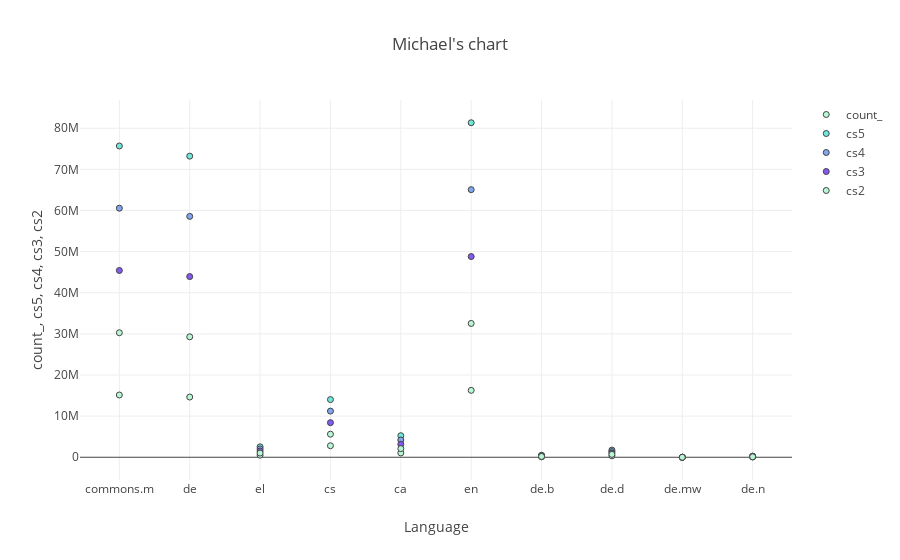

Notebook cell for this chart:
### Markdown cell above
# Kql - render scatterchart

### Code cell
%%kql 
PageViews 
| summarize count() by Language 
//| sort by count_ 
| limit 10
| extend cs5 = count_ * 5
| extend cs4 = count_ * 4
| extend cs3 = count_ * 3
| extend cs2 = count_ * 2
| render scatterchart title="Michael's chart"

### Figure 1 — Plotly figure (JSON) as saved in the notebook; plotly's stock layout.template omitted (floating-point values rounded to 4 significant figures)
{"data": [{"marker": {"color": "rgb(184, 247, 212)", "line": {"width": 1}}, "mode": "markers", "name": "count_", "type": "scatter", "uid": "ee699e", "x": ["commons.m", "de", "el", "cs", "ca", "en", "de.b", "de.d", "de.mw", "de.n"], "y": [15137646, 14641824, 507336, 2804334, 1048386, 16266774, 95190, 347922, 36, 54276]}, {"marker": {"color": "rgb(111, 231, 219)", "line": {"width": 1}}, "mode": "markers", "name": "cs5", "type": "scatter", "uid": "3ec3ab", "x": ["commons.m", "de", "el", "cs", "ca", "en", "de.b", "de.d", "de.mw", "de.n"], "y": [75688230, 73209120, 2536680, 14021670, 5241930, 81333870, 475950, 1739610, 180, 271380]}, {"marker": {"color": "rgb(127, 166, 238)", "line": {"width": 1}}, "mode": "markers", "name": "cs4", "type": "scatter", "uid": "06eb64", "x": ["commons.m", "de", "el", "cs", "ca", "en", "de.b", "de.d", "de.mw", "de.n"], "y": [60550584, 58567296, 2029344, 11217336, 4193544, 65067096, 380760, 1391688, 144, 217104]}, {"marker": {"color": "rgb(131, 90, 241)", "line": {"width": 1}}, "mode": "markers", "name": "cs3", "type": "scatter", "uid": "cdd092", "x": ["commons.m", "de", "el", "cs", "ca", "en", "de.b", "de.d", "de.mw", "de.n"], "y": [45412938, 43925472, 1522008, 8413002, 3145158, 48800322, 285570, 1043766, 108, 162828]}, {"marker": {"color": "rgb(184, 247, 212)", "line": {"width": 1}}, "mode": "markers", "name": "cs2", "type": "scatter", "uid": "03d010", "x": ["commons.m", "de", "el", "cs", "ca", "en", "de.b", "de.d", "de.mw", "de.n"], "y": [30275292, 29283648, 1014672, 5608668, 2096772, 32533548, 190380, 695844, 72, 108552]}], "layout": {"autosize": true, "showlegend": true, "title": "Michael's chart", "xaxis": {"autorange": true, "range": [-0.5424, 9.542], "title": "Language", "type": "category"}, "yaxis": {"autorange": true, "range": [-5958000.0, 87290000.0], "ticksuffix": "", "title": "count_, cs5, cs4, cs3, cs2", "type": "linear"}}}
